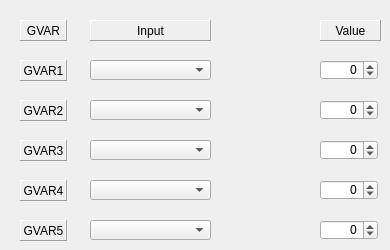
     <widget class="QWidget" name="tab_2">
      <attribute name="title">
       <string>GVARS</string>
      </attribute>
      <widget class="QLabel" name="label_93">
       <property name="geometry">
        <rect>
         <x>20</x>
         <y>20</y>
         <width>47</width>
         <height>21</height>
        </rect>
       </property>
       <property name="frameShape">
        <enum>QFrame::Panel</enum>
       </property>
       <property name="frameShadow">
        <enum>QFrame::Raised</enum>
       </property>
       <property name="midLineWidth">
        <number>0</number>
       </property>
       <property name="text">
        <string>GVAR</string>
       </property>
       <property name="alignment">
        <set>Qt::AlignCenter</set>
       </property>
       <property name="margin">
        <number>3</number>
       </property>
      </widget>
      <widget class="QLabel" name="label_94">
       <property name="geometry">
        <rect>
         <x>90</x>
         <y>20</y>
         <width>121</width>
         <height>21</height>
        </rect>
       </property>
       <property name="frameShape">
        <enum>QFrame::Panel</enum>
       </property>
       <property name="frameShadow">
        <enum>QFrame::Raised</enum>
       </property>
       <property name="midLineWidth">
        <number>0</number>
       </property>
       <property name="text">
        <string>Input</string>
       </property>
       <property name="alignment">
        <set>Qt::AlignCenter</set>
       </property>
       <property name="margin">
        <number>3</number>
       </property>
      </widget>
      <widget class="QLabel" name="label_95">
       <property name="geometry">
        <rect>
         <x>320</x>
         <y>20</y>
         <width>61</width>
         <height>21</height>
        </rect>
       </property>
       <property name="frameShape">
        <enum>QFrame::Panel</enum>
       </property>
       <property name="frameShadow">
        <enum>QFrame::Raised</enum>
       </property>
       <property name="midLineWidth">
        <number>0</number>
       </property>
       <property name="text">
        <string>Value</string>
       </property>
       <property name="alignment">
        <set>Qt::AlignCenter</set>
       </property>
       <property name="margin">
        <number>3</number>
       </property>
      </widget>
      <widget class="QLabel" name="label_96">
       <property name="geometry">
        <rect>
         <x>20</x>
         <y>60</y>
         <width>47</width>
         <height>21</height>
        </rect>
       </property>
       <property name="frameShape">
        <enum>QFrame::Panel</enum>
       </property>
       <property name="frameShadow">
        <enum>QFrame::Raised</enum>
       </property>
       <property name="midLineWidth">
        <number>0</number>
       </property>
       <property name="text">
        <string>GVAR1</string>
       </property>
       <property name="alignment">
        <set>Qt::AlignCenter</set>
       </property>
       <property name="margin">
        <number>3</number>
       </property>
      </widget>
      <widget class="QLabel" name="label_97">
       <property name="geometry">
        <rect>
         <x>20</x>
         <y>100</y>
         <width>47</width>
         <height>21</height>
        </rect>
       </property>
       <property name="frameShape">
        <enum>QFrame::Panel</enum>
       </property>
       <property name="frameShadow">
        <enum>QFrame::Raised</enum>
       </property>
       <property name="midLineWidth">
        <number>0</number>
       </property>
       <property name="text">
        <string>GVAR2</string>
       </property>
       <property name="alignment">
        <set>Qt::AlignCenter</set>
       </property>
       <property name="margin">
        <number>3</number>
       </property>
      </widget>
      <widget class="QLabel" name="label_98">
       <property name="geometry">
        <rect>
         <x>20</x>
         <y>140</y>
         <width>47</width>
         <height>21</height>
        </rect>
       </property>
       <property name="frameShape">
        <enum>QFrame::Panel</enum>
       </property>
       <property name="frameShadow">
        <enum>QFrame::Raised</enum>
       </property>
       <property name="midLineWidth">
        <number>0</number>
       </property>
       <property name="text">
        <string>GVAR3</string>
       </property>
       <property name="alignment">
        <set>Qt::AlignCenter</set>
       </property>
       <property name="margin">
        <number>3</number>
       </property>
      </widget>
      <widget class="QLabel" name="label_119">
       <property name="geometry">
        <rect>
         <x>20</x>
         <y>180</y>
         <width>47</width>
         <height>21</height>
        </rect>
       </property>
       <property name="frameShape">
        <enum>QFrame::Panel</enum>
       </property>
       <property name="frameShadow">
        <enum>QFrame::Raised</enum>
       </property>
       <property name="midLineWidth">
        <number>0</number>
       </property>
       <property name="text">
        <string>GVAR4</string>
       </property>
       <property name="alignment">
        <set>Qt::AlignCenter</set>
       </property>
       <property name="margin">
        <number>3</number>
       </property>
      </widget>
      <widget class="QLabel" name="label_120">
       <property name="geometry">
        <rect>
         <x>20</x>
         <y>220</y>
         <width>47</width>
         <height>21</height>
        </rect>
       </property>
       <property name="frameShape">
        <enum>QFrame::Panel</enum>
       </property>
       <property name="frameShadow">
        <enum>QFrame::Raised</enum>
       </property>
       <property name="midLineWidth">
        <number>0</number>
       </property>
       <property name="text">
        <string>GVAR5</string>
       </property>
       <property name="alignment">
        <set>Qt::AlignCenter</set>
       </property>
       <property name="margin">
        <number>3</number>
       </property>
      </widget>
      <widget class="QComboBox" name="Gvar1CB">
       <property name="geometry">
        <rect>
         <x>90</x>
         <y>60</y>
         <width>121</width>
         <height>20</height>
        </rect>
       </property>
      </widget>
      <widget class="QComboBox" name="Gvar2CB">
       <property name="geometry">
        <rect>
         <x>90</x>
         <y>100</y>
         <width>121</width>
         <height>20</height>
        </rect>
       </property>
      </widget>
      <widget class="QComboBox" name="Gvar3CB">
       <property name="geometry">
        <rect>
         <x>90</x>
         <y>140</y>
         <width>121</width>
         <height>20</height>
        </rect>
       </property>
      </widget>
      <widget class="QComboBox" name="Gvar4CB">
       <property name="geometry">
        <rect>
         <x>90</x>
         <y>180</y>
         <width>121</width>
         <height>20</height>
        </rect>
       </property>
      </widget>
      <widget class="QComboBox" name="Gvar5CB">
       <property name="geometry">
        <rect>
         <x>90</x>
         <y>220</y>
         <width>121</width>
         <height>20</height>
        </rect>
       </property>
      </widget>
      <widget class="QSpinBox" name="Gv1SB">
       <property name="geometry">
        <rect>
         <x>320</x>
         <y>60</y>
         <width>58</width>
         <height>20</height>
        </rect>
       </property>
       <property name="alignment">
        <set>Qt::AlignRight|Qt::AlignTrailing|Qt::AlignVCenter</set>
       </property>
       <property name="accelerated">
        <bool>true</bool>
       </property>
       <property name="minimum">
        <number>-125</number>
       </property>
       <property name="maximum">
        <number>125</number>
       </property>
      </widget>
      <widget class="QSpinBox" name="Gv2SB">
       <property name="geometry">
        <rect>
         <x>320</x>
         <y>100</y>
         <width>58</width>
         <height>20</height>
        </rect>
       </property>
       <property name="alignment">
        <set>Qt::AlignRight|Qt::AlignTrailing|Qt::AlignVCenter</set>
       </property>
       <property name="accelerated">
        <bool>true</bool>
       </property>
       <property name="minimum">
        <number>-125</number>
       </property>
       <property name="maximum">
        <number>125</number>
       </property>
      </widget>
      <widget class="QSpinBox" name="Gv3SB">
       <property name="geometry">
        <rect>
         <x>320</x>
         <y>140</y>
         <width>58</width>
         <height>20</height>
        </rect>
       </property>
       <property name="alignment">
        <set>Qt::AlignRight|Qt::AlignTrailing|Qt::AlignVCenter</set>
       </property>
       <property name="accelerated">
        <bool>true</bool>
       </property>
       <property name="minimum">
        <number>-125</number>
       </property>
       <property name="maximum">
        <number>125</number>
       </property>
      </widget>
      <widget class="QSpinBox" name="Gv5SB">
       <property name="geometry">
        <rect>
         <x>320</x>
         <y>220</y>
         <width>58</width>
         <height>20</height>
        </rect>
       </property>
       <property name="alignment">
        <set>Qt::AlignRight|Qt::AlignTrailing|Qt::AlignVCenter</set>
       </property>
       <property name="accelerated">
        <bool>true</bool>
       </property>
       <property name="minimum">
        <number>-125</number>
       </property>
       <property name="maximum">
        <number>125</number>
       </property>
      </widget>
      <widget class="QSpinBox" name="Gv4SB">
       <property name="geometry">
        <rect>
         <x>320</x>
         <y>180</y>
         <width>58</width>
         <height>20</height>
        </rect>
       </property>
       <property name="alignment">
        <set>Qt::AlignRight|Qt::AlignTrailing|Qt::AlignVCenter</set>
       </property>
       <property name="accelerated">
        <bool>true</bool>
       </property>
       <property name="minimum">
        <number>-125</number>
       </property>
       <property name="maximum">
        <number>125</number>
       </property>
      </widget>
     </widget>
